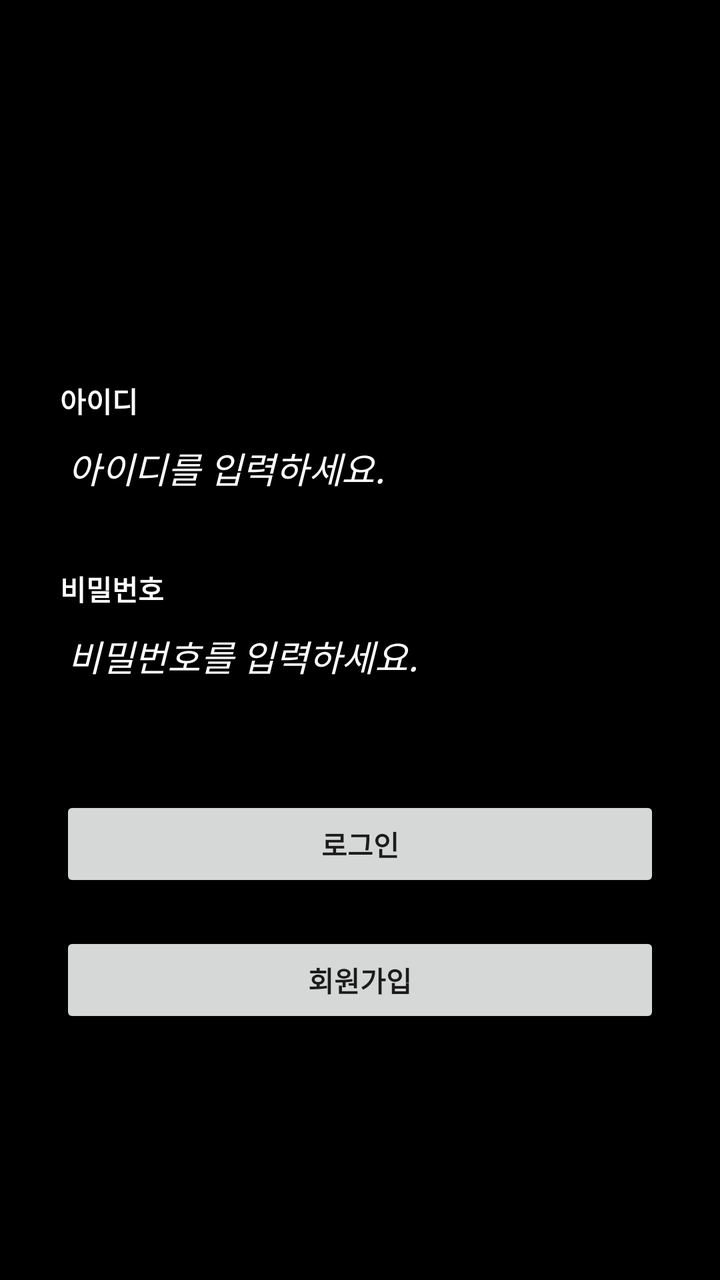
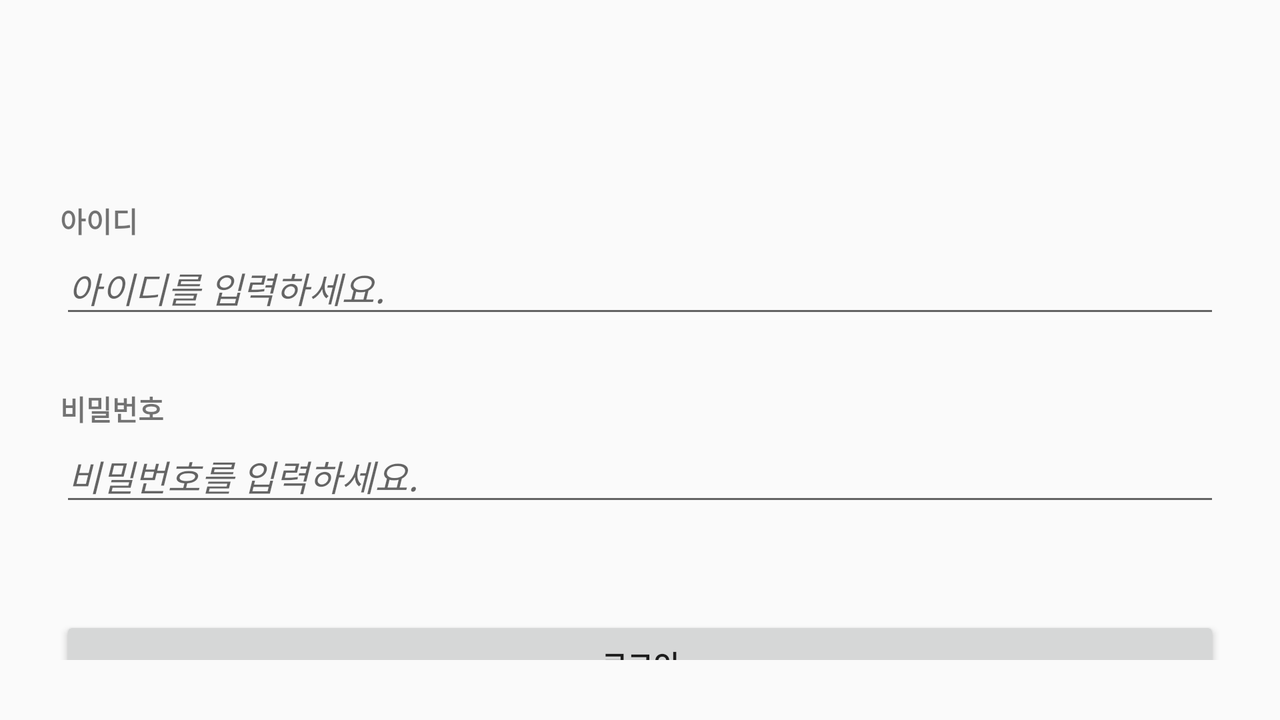

The same Android screen from two of the app's own layout files: first res/layout/ as a phone draws it, then the repository's variant for another configuration, drawn on a device whose configuration selects that folder. Both files follow.
<!-- AndroidManifest.xml: application theme Theme.TeamProject10 -->
<!-- res/layout/activity_login.xml -->
<?xml version="1.0" encoding="utf-8"?>
<androidx.constraintlayout.widget.ConstraintLayout xmlns:android="http://schemas.android.com/apk/res/android"
    xmlns:app="http://schemas.android.com/apk/res-auto"
    xmlns:tools="http://schemas.android.com/tools"
    android:layout_width="match_parent"
    android:layout_height="match_parent"
    android:background="@color/black"
    >
<LinearLayout
    android:layout_width="match_parent"
    android:layout_height="match_parent"
    android:orientation="vertical"
    android:layout_margin="30dp"
    android:background="@color/black">

    <ImageView
        android:id="@+id/imageView"
        android:layout_width="wrap_content"
        android:layout_height="100dp"
        android:layout_gravity="center"
        android:layout_marginVertical="30dp"
        android:src="@drawable/logo4" />

    <TextView
        android:layout_width="wrap_content"
        android:layout_height="wrap_content"
        android:text="아이디"
        android:textColor="@color/white"
        android:layout_gravity="left"
        android:textStyle="bold"

        />

    <EditText
        android:id="@+id/editTextLogId"
        android:layout_width="match_parent"
        android:layout_height="wrap_content"
        android:hint="아이디를 입력하세요."
        android:inputType="text"
        android:textColor="@color/white"
        android:textColorHint="@color/white"
        android:textStyle="italic" />

    <TextView
        android:layout_width="wrap_content"
        android:layout_height="wrap_content"
        android:text="비밀번호"
        android:textColor="@color/white"
        android:layout_gravity="left"
        android:layout_marginTop="30dp"
        android:textStyle="bold"

        />
    <EditText
        android:id="@+id/editTextPw"
        android:layout_width="match_parent"
        android:layout_height="wrap_content"
        android:hint="비밀번호를 입력하세요."
        android:textColorHint="@color/white"
        android:textColor="@color/white"
        android:layout_marginBottom="30dp"
        android:textStyle="italic"
        android:inputType="textPassword"/>
    <Button
        android:id="@+id/buttonMainActivity"
        android:layout_width="match_parent"
        android:layout_height="wrap_content"
        android:text="로그인"
        android:textStyle="bold"
        android:layout_marginVertical="20dp"
        />
    <Button
        android:id="@+id/buttonSignUpActivity"
        android:layout_width="match_parent"
        android:layout_height="wrap_content"
        android:text="회원가입"
        android:textStyle="bold"/>

</LinearLayout>
</androidx.constraintlayout.widget.ConstraintLayout>
<!-- resources referenced by this layout -->
<resources>
  <color name="black">#FF000000</color>
  <color name="white">#FFFFFFFF</color>
  <style name="Theme.TeamProject10" parent="Base.Theme.TeamProject10" />
  <style name="Base.Theme.TeamProject10" parent="Theme.AppCompat.DayNight.NoActionBar">
          
          
      </style>
</resources>
<!-- res/layout-land/activity_login.xml (the repository's variant of the layout above) -->
<!-- drawn on the phone turned sideways -->
<?xml version="1.0" encoding="utf-8"?>
<androidx.constraintlayout.widget.ConstraintLayout xmlns:android="http://schemas.android.com/apk/res/android"
    xmlns:app="http://schemas.android.com/apk/res-auto"
    xmlns:tools="http://schemas.android.com/tools"
    android:layout_width="match_parent"
    android:layout_height="match_parent">

    <LinearLayout
        android:layout_width="match_parent"
        android:layout_height="match_parent"
        android:layout_marginStart="30dp"
        android:layout_marginEnd="30dp"
        android:layout_marginBottom="30dp"
        android:orientation="vertical">

        <ImageView
            android:id="@+id/imageView"
            android:layout_width="wrap_content"
            android:layout_height="100dp"
            android:layout_gravity="center"
            android:src="@drawable/logo4" />


        <androidx.core.widget.NestedScrollView
            android:id="@+id/contentScrollView"
            android:layout_width="match_parent"
            android:layout_height="wrap_content"
            app:layout_constraintBottom_toBottomOf="parent"
            app:layout_constraintTop_toBottomOf="@+id/imageView">

            
            <LinearLayout
                android:id="@+id/layout_login_content"
                android:layout_width="match_parent"
                android:layout_height="match_parent"
                android:orientation="vertical">


                <TextView
                    android:layout_width="wrap_content"
                    android:layout_height="wrap_content"
                    android:layout_gravity="left"
                    android:text="아이디"
                    android:textStyle="bold"

                    />

                <EditText
                    android:id="@+id/editTextLogId"
                    android:layout_width="match_parent"
                    android:layout_height="wrap_content"
                    android:hint="아이디를 입력하세요."
                    android:inputType="text"
                    android:textStyle="italic" />

                <TextView
                    android:layout_width="wrap_content"
                    android:layout_height="wrap_content"
                    android:layout_gravity="left"
                    android:layout_marginTop="30dp"
                    android:text="비밀번호"
                    android:textStyle="bold"

                    />

                <EditText
                    android:id="@+id/editTextPw"
                    android:layout_width="match_parent"
                    android:layout_height="wrap_content"
                    android:layout_marginBottom="30dp"
                    android:hint="비밀번호를 입력하세요."
                    android:inputType="textPassword"
                    android:textStyle="italic" />

                <Button
                    android:id="@+id/buttonMainActivity"
                    android:layout_width="match_parent"
                    android:layout_height="wrap_content"
                    android:layout_marginVertical="20dp"
                    android:text="로그인"
                    android:textStyle="bold" />

                <Button
                    android:id="@+id/buttonSignUpActivity"
                    android:layout_width="match_parent"
                    android:layout_height="wrap_content"
                    android:text="회원가입"
                    android:textStyle="bold" />
            </LinearLayout>
        </androidx.core.widget.NestedScrollView>
    </LinearLayout>

</androidx.constraintlayout.widget.ConstraintLayout>
<!-- resources referenced by the variant -->
<!-- as the phone turned sideways resolves them -->
<resources>
  <style name="Theme.TeamProject10" parent="Base.Theme.TeamProject10" />
  <style name="Base.Theme.TeamProject10" parent="Theme.AppCompat.DayNight.NoActionBar">
          
          
      </style>
</resources>
